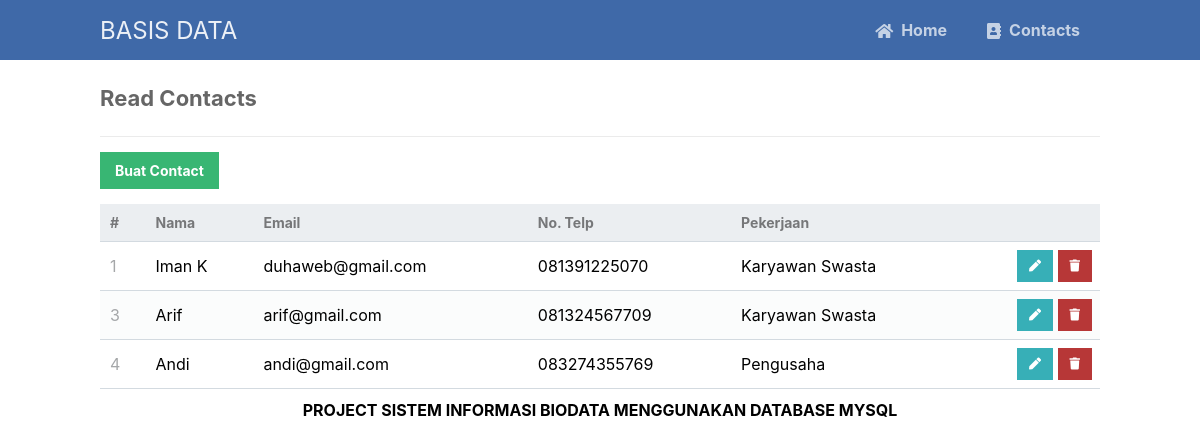
The app's page /read.php with its own data.
### tables this page shows
CREATE TABLE `kontak` (
  `id` int(11) NOT NULL,
  `nama` varchar(50) NOT NULL,
  `email` varchar(50) NOT NULL,
  `notelp` varchar(30) NOT NULL,
  `pekerjaan` varchar(50) NOT NULL
);

### read.php (the view, shortened to what this page needs)
<?php
include 'functions.php';
$pdo = pdo_connect_mysql();
$page = isset($_GET['page']) && is_numeric($_GET['page']) ? (int)$_GET['page'] : 1;
$records_per_page = 5;
$stmt = $pdo->prepare('SELECT * FROM kontak ORDER BY id LIMIT :current_page, :record_per_page');
$stmt->bindValue(':current_page', ($page-1)*$records_per_page, PDO::PARAM_INT);
$stmt->bindValue(':record_per_page', $records_per_page, PDO::PARAM_INT);
$stmt->execute();
$contacts = $stmt->fetchAll(PDO::FETCH_ASSOC);
?>
<?=template_header('Read')?>
<div class="content read">
	<h2>Read Contacts</h2>
	<a href="create.php" class="create-contact">Buat Contact</a>
	<table>
        <thead>
            <tr>
                <td>#</td>
                <td>Nama</td>
                <td>Email</td>
                <td>No. Telp</td>
                <td>Pekerjaan</td>
                <td></td>
            </tr>
        </thead>
        <tbody>
            <?php foreach ($contacts as $contact): ?>
            <tr>
                <td><?=$contact['id']?></td>
                <td><?=$contact['nama']?></td>
                <td><?=$contact['email']?></td>
                <td><?=$contact['notelp']?></td>
                <td><?=$contact['pekerjaan']?></td>
                <td class="actions">
                    <a href="update.php?id=<?=$contact['id']?>" class="edit"><i class="fas fa-pen fa-xs"></i></a>
                    <a href="delete.php?id=<?=$contact['id']?>" class="trash"><i class="fas fa-trash fa-xs"></i></a>
                </td>
            </tr>
            <?php endforeach; ?>
        </tbody>
    </table>
</div>
<?=template_footer()?>
<!DOCTYPE html>
<html>
<head>
</head>
<body>
  <center>
    <marquee> <h1>PROJECT SISTEM INFORMASI BIODATA MENGGUNAKAN DATABASE MYSQL</h1></marquee>
  </center>
</body>

### functions.php (shortened to what this page needs)
<?php
function template_header($title) {
echo <<<EOT
<!DOCTYPE html>
<html>
	<head>
		<meta charset="utf-8">
		<title>$title</title>
		<link href="style.css" rel="stylesheet" type="text/css">
		<link rel="stylesheet" href="https://use.fontawesome.com/releases/v5.7.1/css/all.css">
	</head>
	<body>
    <nav class="navtop">
    	<div>
    		<h1>BASIS DATA</h1>
            <a href="index.php"><i class="fas fa-home"></i>Home</a>
    		<a href="read.php"><i class="fas fa-address-book"></i>Contacts</a>
    	</div>
    </nav>
EOT;
}
function template_footer() {
echo <<<EOT
    </body>
</html>
EOT;
}
?>

### style.css (style rules this page uses)
* { box-sizing: border-box; font-family: -apple-system, BlinkMacSystemFont, "segoe ui", roboto, oxygen, ubuntu, cantarell, "fira sans", "droid sans", "helvetica neue", Arial, sans-serif; font-size: 16px; -webkit-font-smoothing: antialiased; -moz-osx-font-smoothing: grayscale; }
body { background-color: #FFFFFF; margin: 0; }
.navtop { background-color: #3f69a8; height: 60px; width: 100%; border: 0; }
.navtop div { display: flex; margin: 0 auto; width: 1000px; height: 100%; }
.navtop div h1, .navtop div a { display: inline-flex; align-items: center; }
.navtop div h1 { flex: 1; font-size: 24px; padding: 0; margin: 0; color: #ecf0f6; font-weight: normal; }
.navtop div a { padding: 0 20px; text-decoration: none; color: #c5d2e5; font-weight: bold; }
.navtop div a i { padding: 2px 8px 0 0; }
.content { width: 1000px; margin: 0 auto; }
.content h2 { margin: 0; padding: 25px 0; font-size: 22px; border-bottom: 1px solid #ebebeb; color: #666666; }
.read .create-contact { display: inline-block; text-decoration: none; background-color: #38b673; font-weight: bold; font-size: 14px; color: #FFFFFF; padding: 10px 15px; margin: 15px 0; }
.read table { width: 100%; padding-top: 30px; border-collapse: collapse; }
.read table thead { background-color: #ebeef1; border-bottom: 1px solid #d3dae0; }
.read table thead td { padding: 10px; font-weight: bold; color: #767779; font-size: 14px; }
.read table tbody tr { border-bottom: 1px solid #d3dae0; }
.read table tbody tr:nth-child(even) { background-color: #fbfcfc; }
.read table tbody tr td { padding: 10px; }
.read table tbody tr td:nth-child(1) { color: #a5a7a9; }
.read table tbody tr td.actions { padding: 8px; text-align: right; }
.read table tbody tr td.actions .edit, .read table tbody tr td.actions .trash { display: inline-flex; text-align: right; text-decoration: none; color: #FFFFFF; padding: 10px 12px; }
.read table tbody tr td.actions .trash { background-color: #b73737; }
.read table tbody tr td.actions .edit { background-color: #37afb7; }

### records on screen
kontak: id "1", nama "Iman K", email "duhaweb@gmail.com", notelp "081391225070", pekerjaan "Karyawan Swasta"
kontak: id "3", nama "Arif", email "arif@gmail.com", notelp "081324567709", pekerjaan "Karyawan Swasta"
kontak: id "4", nama "Andi", email "andi@gmail.com", notelp "083274355769", pekerjaan "Pengusaha"
